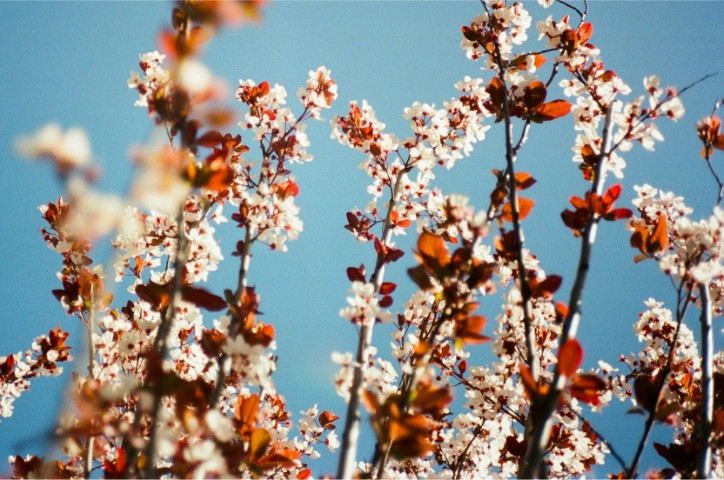
#> input picture data/3.jpg, 724 x 480 px
$ jupyter execute C-4_text_on_image.ipynb
#> lines starting #> are read from the running program, lines starting #| are printed output that depends on the picture; after the words box and inside, x2 and y2 are one past the last pixel; in counts of white or black regions, pixels touching at a corner belong together
[cell 1]
import cv2

[cell 2]
help(cv2.putText)

[cell 3]
img_get = cv2.imread("data/3.jpg")
#> img_get is the input picture: shape (480, 724, 3); mean B, G, R 139.6, 142, 140.5
img_get =  cv2.resize(img_get,(500,300))
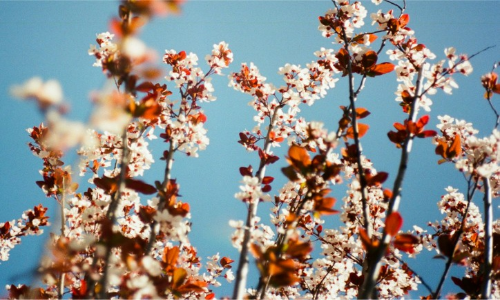
#> img_get: shape (300, 500, 3); mean B, G, R 139.5, 141.9, 140.4
# putText(img, text, org, fontFace, fontScale, color[, thickness[, lineType[, bottomLeftOrigin]]])
text_over_image = cv2.putText(img = img_get,
text = "Spring",
org = (100,100),
fontFace = cv2.FONT_HERSHEY_DUPLEX,
fontScale = 3,
color = (255,255,255),
thickness = 3,
lineType = cv2.LINE_8,
bottomLeftOrigin = False )
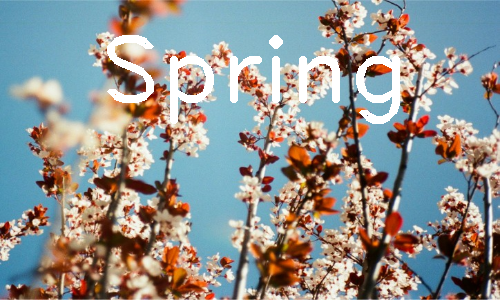
#> text_over_image: shape (300, 500, 3); mean B, G, R 143.3, 145.5, 144.1

text_over_image = cv2.putText(img = img_get,
text = "Spring",
org = (100,150),
fontFace = cv2.FONT_HERSHEY_DUPLEX,
fontScale = 3,
color = (0,0,0),
thickness = 3,
lineType = cv2.LINE_8,
bottomLeftOrigin = True )
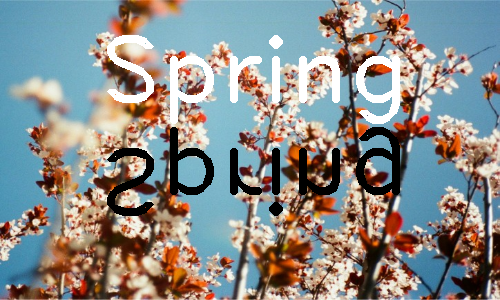
#> text_over_image: shape (300, 500, 3); 3.87% of pixels changed, all inside (x1, y1, x2, y2) = (107, 127, 400, 216)

cv2.imshow("image 3", img_get)
cv2.waitKey(0)
cv2.destroyAllWindows()

$ run again, with data/1.jpg copied over data/3.jpg
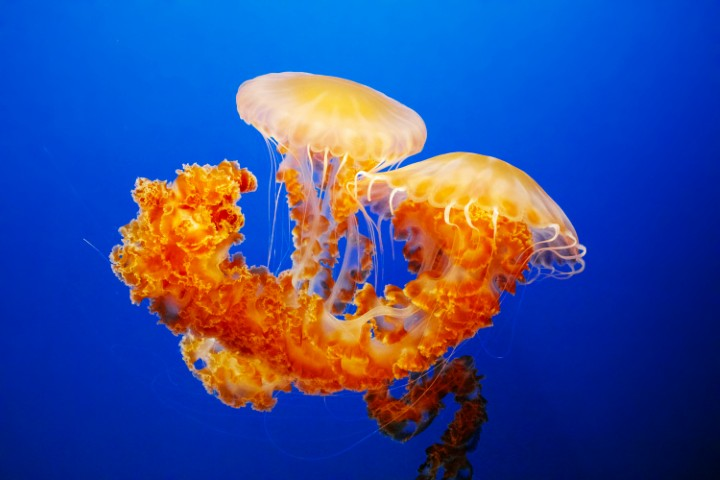
#> input picture data/1.jpg, 720 x 480 px
#> img_get is the input picture: shape (480, 720, 3); mean B, G, R 147.6, 76.6, 56.5
#> `img_get =  cv2.resize(img_get,(500,300))`:
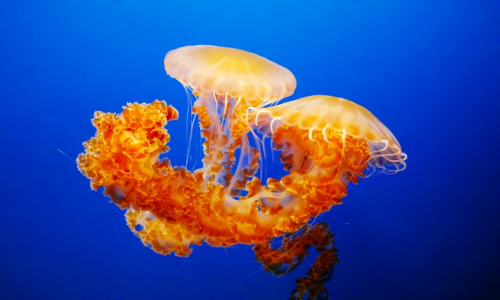
#> img_get: shape (300, 500, 3); mean B, G, R 147.5, 76.5, 56.5
#> `text_over_image = cv2.putText(img = img_get, text = "Spring", org = (1..`:
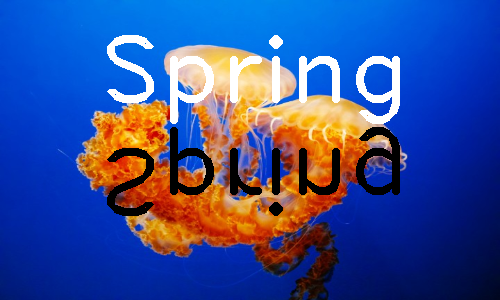
#> text_over_image: shape (300, 500, 3); mean B, G, R 146.6, 78.2, 57.7

$ run again, with data/2.jpg copied over data/3.jpg
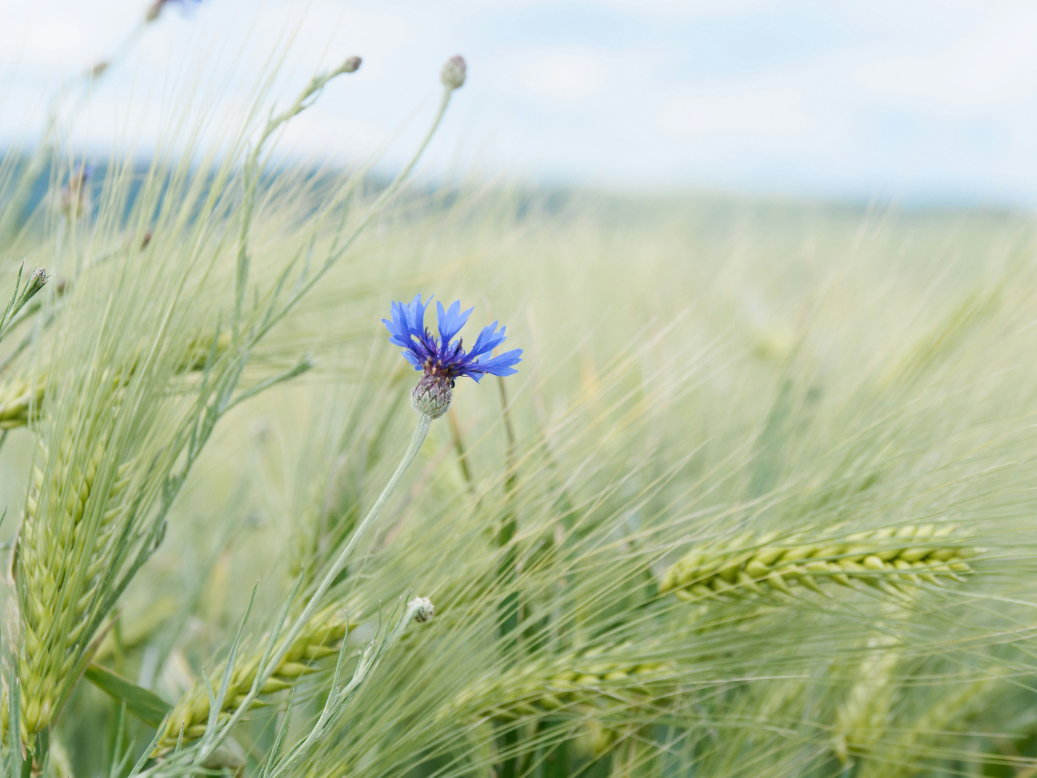
#> input picture data/2.jpg, 5184 x 3888 px (shown at 1/5 size)
#> img_get is the input picture: shape (3888, 5184, 3); mean B, G, R 161.7, 192.7, 180.5
#> `img_get =  cv2.resize(img_get,(500,300))`:
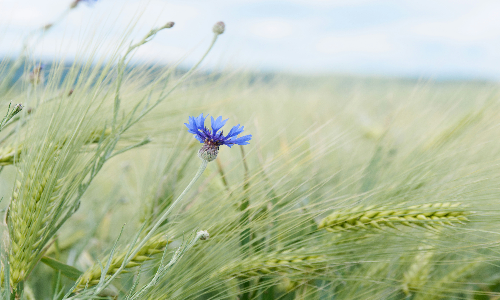
#> img_get: shape (300, 500, 3); mean B, G, R 161.6, 192.6, 180.4
#> `text_over_image = cv2.putText(img = img_get, text = "Spring", org = (1..`:
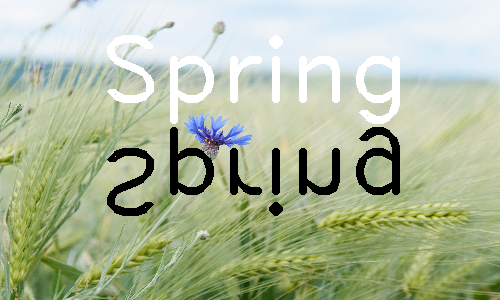
#> text_over_image: shape (300, 500, 3); mean B, G, R 157.6, 186.7, 175.2
